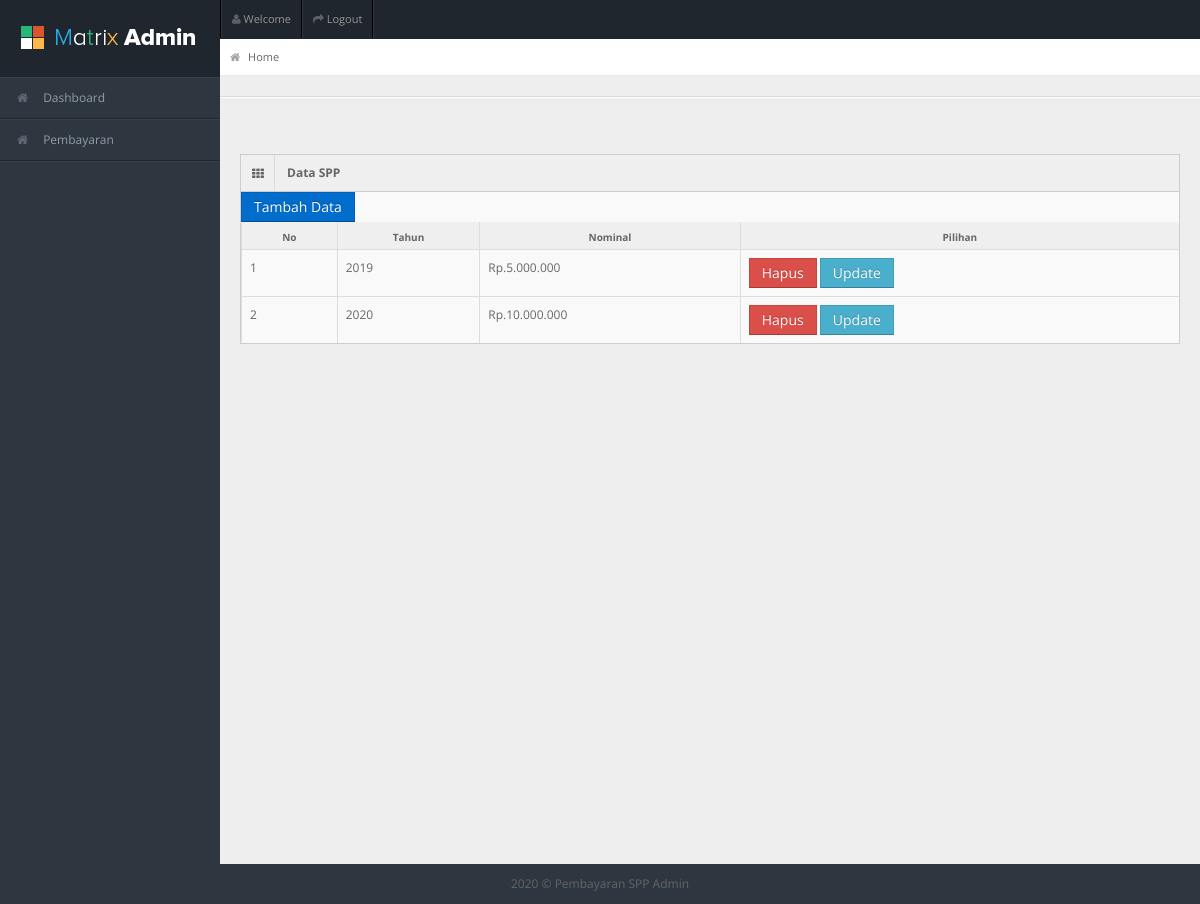
Screenshot of /admin/dataSPP.php with the database file from the repository.
### tables this page shows
CREATE TABLE `spp` (
  `id_spp` int(11) NOT NULL,
  `tahun` int(11) NOT NULL,
  `nominal` int(11) NOT NULL
);

### include.php (called while the page is built, shortened)
<?php
$conn = mysqli_connect("localhost","root","","pembayaranspp");
function query($query){
	global $conn;
	$result = mysqli_query($conn,$query);
	$rows = [];
	while ($row = mysqli_fetch_assoc($result)) {
		$rows[] = $row;
	}
	return $rows;
}

### admin/dataSPP.php (the view)
<?php
require '../include.php';
require 'layouts/header.php';
$spp = query("SELECT * FROM spp");
?>
<div id="content">
  <div id="content-header">
    <div id="breadcrumb"> <a href="index.php" title="Go to Home" class="tip-bottom"><i class="icon-home"></i> Home</a></div>
  </div>
  <hr/>
  <div class="container-fluid">
  	<div class="row-fluid">
  		<div class="span12">
  			<div class="widget-box">
          <div class="widget-title"> <span class="icon"> <i class="icon-th"></i> </span>
            <h5>Data SPP</h5>
          </div>
          <div class="widget-content nopadding">
			<table class="table table-bordered mt-3">
			<a href="tambahSPP.php " class="btn btn-primary">Tambah Data</a>
				<thead>
					<tr>
						<th>No</th>
						<th>Tahun</th>
						<th>Nominal</th>
						<th>Pilihan</th>
					</tr>
				</thead>
				<tbody>
					<?php $i=1; ?>
					<?php foreach($spp as $p) : ?>
					<tr>
						<td><?php echo $i++;  ?></td>
						<td><?php echo $p["tahun"]; ?></td>
						<td>Rp.<?php echo number_format($p["nominal"],0,',','.'); ?></td>
						<td>
							<a href="hapusSPP.php?id=<?php echo $p["id_spp"] ?>" class="btn btn-danger">Hapus</a>
							<a href="updateSPP.php?id=<?php echo $p["id_spp"] ?>" class="btn btn-info">Update</a>
						</td>
					</tr>
					<?php endforeach; ?>
				</tbody>
			</table>
          </div>
        </div>
  		</div>
  	</div>
  </div>
</div>
<?php require 'layouts/footer.php'; ?>

### admin/css/matrix-style.css (style rules this page uses)
* { outline:none !important; -moz-outline: none !important; }
html, body { height:100% }
body { overflow-x: hidden; margin-top: -10px; font-family: 'Open Sans', sans-serif; font-size:12px; color:#666; }
a { color:#666; }
select, textarea, input[type="text"], input[type="password"], input[type="datetime"], input[type="datetime-local"], input[type="date"], input[type="month"], input[type="time"], input[type="week"], input[type="number"], input[type="email"], input[type="url"], input[type="search"], input[type="tel"], input[type="color"], .uneditable-input, .label, .dropdown-menu, .btn, .well, .progress, .table-bordered, .btn-group > .btn:first-child, .btn-group > .btn:last-child, .btn-group > .btn:last-child, .btn-group > .dropdown-toggle, .alert { border-radius:0px; }
.btn, textarea, input[type="text"], input[type="password"], input[type="datetime"], input[type="datetime-local"], input[type="date"], input[type="month"], input[type="time"], input[type="week"], input[type="number"], input[type="email"], input[type="url"], input[type="search"], input[type="tel"], input[type="color"], .uneditable-input { box-shadow:none; }
.progress, .progress-success .bar, .progress .bar-success, .progress-warning .bar, .progress .bar-warning, .progress-danger .bar, .progress .bar-danger, .progress-info .bar, .progress .bar-info, .btn, .btn-primary { background-image:none; }
hr { border-top-color:#dadada; }
#content { background: none repeat scroll 0 0 #eeeeee; margin-left: 220px; margin-right: 0; padding-bottom: 25px; position: relative; min-height:100%; width: auto; }
#content-header { position: abslute; width: 100%; margin-top: -38px; z-index: 20; }
.container-fluid .row-fluid:first-child { margin-top: 20px; }
#breadcrumb { background-color: #fff; border-bottom: 1px solid #e3ebed; }
#breadcrumb a { padding: 8px 20px 8px 10px; display: inline-block; background-image: url('../img/breadcrumb.png'); background-position: center right; background-repeat: no-repeat; font-size: 11px; color: #666666; }
#breadcrumb a:last-child { background-image:none; }
#breadcrumb a i { margin-right: 5px; opacity: .6; }
.stat-boxes .peity_bar_good, .stat-boxes .peity_line_good, { color: #459D1C; }
.widget-box { background: none repeat scroll 0 0 #F9F9F9; border-left: 1px solid #CDCDCD; border-top: 1px solid #CDCDCD; border-right: 1px solid #CDCDCD; clear: both; margin-top: 16px; margin-bottom: 16px; position: relative; }
.widget-title, .modal-header, .table th, div.dataTables_wrapper .ui-widget-header { background:#efefef; border-bottom: 1px solid #CDCDCD; height: 36px; }
.widget-title span.icon { padding: 9px 10px 7px 11px; float: left; border-right:1px solid #dadada; }
.widget-title h5 { color: #666; float: left; font-size: 12px; font-weight: bold; padding: 12px; line-height: 12px; margin: 0; }
.widget-content { padding:15px; border-bottom: 1px solid #cdcdcd; }
.table th { height: auto; font-size: 10px; padding: 5px 10px 2px; border-bottom: 0; text-align: center; color: #666666; }
.nopadding { padding: 0 !important; }
.nopadding .table { margin-bottom: 0; }
.nopadding .table-bordered { border: 0; }

### admin/css/matrix-media.css (style rules this page uses)
body { background:#2E363F; }

### rows the page displays
spp: tahun "2019", nominal "5.000.000"
spp: tahun "2020", nominal "10.000.000"
